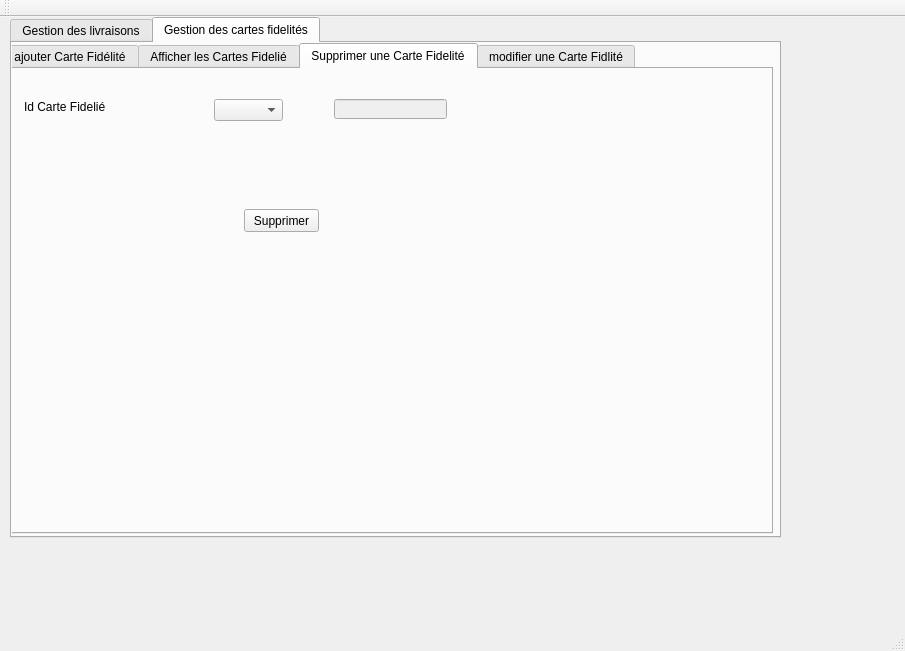
<?xml version="1.0" encoding="UTF-8"?>
<ui version="4.0">
 <class>MainWindow</class>
 <widget class="QMainWindow" name="MainWindow">
  <property name="geometry">
   <rect>
    <x>0</x>
    <y>0</y>
    <width>905</width>
    <height>651</height>
   </rect>
  </property>
  <property name="windowTitle">
   <string>EZdoc</string>
  </property>
  <property name="styleSheet">
   <string notr="true"/>
  </property>
  <widget class="QWidget" name="centralWidget">
   <widget class="QTabWidget" name="tabWidget_2">
    <property name="geometry">
     <rect>
      <x>10</x>
      <y>0</y>
      <width>771</width>
      <height>521</height>
     </rect>
    </property>
    <property name="styleSheet">
     <string notr="true"/>
    </property>
    <property name="currentIndex">
     <number>1</number>
    </property>
    <widget class="QWidget" name="tab_4">
     <attribute name="title">
      <string>Gestion des livraisons</string>
     </attribute>
     <widget class="QTabWidget" name="tabWidget">
      <property name="geometry">
       <rect>
        <x>0</x>
        <y>0</y>
        <width>761</width>
        <height>471</height>
       </rect>
      </property>
      <property name="styleSheet">
       <string notr="true"/>
      </property>
      <property name="currentIndex">
       <number>2</number>
      </property>
      <widget class="QWidget" name="tab">
       <attribute name="title">
        <string>Ajouter une livraison</string>
       </attribute>
       <widget class="QWidget" name="layoutWidget">
        <property name="geometry">
         <rect>
          <x>10</x>
          <y>50</y>
          <width>721</width>
          <height>371</height>
         </rect>
        </property>
        <layout class="QVBoxLayout" name="verticalLayout_3">
         <item>
          <layout class="QHBoxLayout" name="horizontalLayout_9">
           <item>
            <widget class="QLabel" name="label">
             <property name="text">
              <string>        ID Livraison         </string>
             </property>
            </widget>
           </item>
           <item>
            <widget class="QLineEdit" name="id_edit"/>
           </item>
          </layout>
         </item>
         <item>
          <layout class="QHBoxLayout" name="horizontalLayout_10">
           <item>
            <widget class="QLabel" name="label_5">
             <property name="text">
              <string>                                                      Livre</string>
             </property>
            </widget>
           </item>
           <item>
            <widget class="QComboBox" name="id_combobox"/>
           </item>
          </layout>
         </item>
         <item>
          <layout class="QHBoxLayout" name="horizontalLayout_11">
           <item>
            <widget class="QLabel" name="label_2">
             <property name="text">
              <string>      Nombre de livre     </string>
             </property>
            </widget>
           </item>
           <item>
            <widget class="QLineEdit" name="nombre_copie"/>
           </item>
          </layout>
         </item>
         <item>
          <layout class="QHBoxLayout" name="horizontalLayout_12">
           <item>
            <widget class="QLabel" name="label_3">
             <property name="text">
              <string>                                                date_livraison</string>
             </property>
            </widget>
           </item>
           <item alignment="Qt::AlignLeft">
            <widget class="QDateEdit" name="date_livraison_e"/>
           </item>
          </layout>
         </item>
         <item>
          <layout class="QHBoxLayout" name="horizontalLayout_13">
           <item>
            <widget class="QLabel" name="label_24">
             <property name="text">
              <string>             Etat              </string>
             </property>
            </widget>
           </item>
           <item>
            <widget class="QLineEdit" name="etat_e"/>
           </item>
          </layout>
         </item>
         <item>
          <layout class="QHBoxLayout" name="horizontalLayout_14">
           <item>
            <widget class="QLabel" name="label_25">
             <property name="text">
              <string>     Prix commande    </string>
             </property>
            </widget>
           </item>
           <item>
            <widget class="QLineEdit" name="prix"/>
           </item>
          </layout>
         </item>
         <item>
          <widget class="QPushButton" name="pb_ajouter">
           <property name="text">
            <string>Ajouter</string>
           </property>
          </widget>
         </item>
        </layout>
       </widget>
      </widget>
      <widget class="QWidget" name="tab_2">
       <attribute name="title">
        <string>Afficher les livraisons</string>
       </attribute>
       <widget class="QTableView" name="tab_livraison">
        <property name="geometry">
         <rect>
          <x>20</x>
          <y>40</y>
          <width>701</width>
          <height>391</height>
         </rect>
        </property>
       </widget>
       <widget class="QLineEdit" name="lineEdit_16">
        <property name="geometry">
         <rect>
          <x>20</x>
          <y>10</y>
          <width>113</width>
          <height>20</height>
         </rect>
        </property>
        <property name="text">
         <string/>
        </property>
       </widget>
       <widget class="QCheckBox" name="checkBox">
        <property name="geometry">
         <rect>
          <x>150</x>
          <y>10</y>
          <width>161</width>
          <height>17</height>
         </rect>
        </property>
        <property name="minimumSize">
         <size>
          <width>161</width>
          <height>17</height>
         </size>
        </property>
        <property name="autoFillBackground">
         <bool>false</bool>
        </property>
        <property name="styleSheet">
         <string notr="true">background-color: qlineargradient(spread:pad, x1:0, y1:0, x2:1, y2:0, stop:0 rgba(255, 178, 102, 255), stop:0.55 rgba(235, 148, 61, 255), stop:0.98 rgba(0, 0, 0, 255), stop:1 rgba(0, 0, 0, 0));</string>
        </property>
        <property name="text">
         <string>tri par etat</string>
        </property>
       </widget>
      </widget>
      <widget class="QWidget" name="tab_3">
       <attribute name="title">
        <string>Supprimer une livraison </string>
       </attribute>
       <widget class="QLabel" name="label_4">
        <property name="geometry">
         <rect>
          <x>20</x>
          <y>30</y>
          <width>141</width>
          <height>61</height>
         </rect>
        </property>
        <property name="font">
         <font>
          <pointsize>16</pointsize>
          <weight>75</weight>
          <bold>true</bold>
          <underline>true</underline>
         </font>
        </property>
        <property name="text">
         <string>&lt;html&gt;&lt;head/&gt;&lt;body&gt;&lt;p align=&quot;center&quot;&gt;&lt;span style=&quot; color:#0000;&quot;&gt;ID&lt;/span&gt;&lt;/p&gt;&lt;/body&gt;&lt;/html&gt;</string>
        </property>
       </widget>
       <widget class="QPushButton" name="pb_supprimer">
        <property name="geometry">
         <rect>
          <x>240</x>
          <y>150</y>
          <width>171</width>
          <height>61</height>
         </rect>
        </property>
        <property name="text">
         <string>Supprimer</string>
        </property>
       </widget>
       <widget class="QComboBox" name="comboBox_3">
        <property name="geometry">
         <rect>
          <x>180</x>
          <y>50</y>
          <width>201</width>
          <height>31</height>
         </rect>
        </property>
       </widget>
       <widget class="QLineEdit" name="sup_ref">
        <property name="enabled">
         <bool>false</bool>
        </property>
        <property name="geometry">
         <rect>
          <x>430</x>
          <y>50</y>
          <width>71</width>
          <height>20</height>
         </rect>
        </property>
       </widget>
      </widget>
      <widget class="QWidget" name="tab_9">
       <attribute name="title">
        <string>modifier une livraison</string>
       </attribute>
       <widget class="QPushButton" name="pushButton">
        <property name="geometry">
         <rect>
          <x>520</x>
          <y>320</y>
          <width>131</width>
          <height>51</height>
         </rect>
        </property>
        <property name="font">
         <font/>
        </property>
        <property name="text">
         <string> modifier</string>
        </property>
       </widget>
       <widget class="QComboBox" name="comboBox_2">
        <property name="geometry">
         <rect>
          <x>110</x>
          <y>60</y>
          <width>191</width>
          <height>31</height>
         </rect>
        </property>
       </widget>
       <widget class="QLineEdit" name="prix_2">
        <property name="geometry">
         <rect>
          <x>470</x>
          <y>450</y>
          <width>113</width>
          <height>22</height>
         </rect>
        </property>
       </widget>
       <widget class="QDateEdit" name="date_livraison_e_2">
        <property name="geometry">
         <rect>
          <x>160</x>
          <y>180</y>
          <width>110</width>
          <height>22</height>
         </rect>
        </property>
       </widget>
       <widget class="QLineEdit" name="etat_e_2">
        <property name="geometry">
         <rect>
          <x>150</x>
          <y>290</y>
          <width>113</width>
          <height>22</height>
         </rect>
        </property>
       </widget>
       <widget class="QLabel" name="label_12">
        <property name="geometry">
         <rect>
          <x>50</x>
          <y>180</y>
          <width>111</width>
          <height>16</height>
         </rect>
        </property>
        <property name="text">
         <string>date_livraison</string>
        </property>
       </widget>
       <widget class="QLineEdit" name="nombre_copie_2">
        <property name="geometry">
         <rect>
          <x>160</x>
          <y>240</y>
          <width>113</width>
          <height>20</height>
         </rect>
        </property>
       </widget>
       <widget class="QLabel" name="label_27">
        <property name="geometry">
         <rect>
          <x>40</x>
          <y>285</y>
          <width>55</width>
          <height>31</height>
         </rect>
        </property>
        <property name="text">
         <string>ETAT </string>
        </property>
       </widget>
       <widget class="QLabel" name="label_28">
        <property name="geometry">
         <rect>
          <x>20</x>
          <y>120</y>
          <width>91</width>
          <height>20</height>
         </rect>
        </property>
        <property name="text">
         <string>LIVRE</string>
        </property>
       </widget>
       <widget class="QLabel" name="label_29">
        <property name="geometry">
         <rect>
          <x>50</x>
          <y>240</y>
          <width>91</width>
          <height>16</height>
         </rect>
        </property>
        <property name="text">
         <string>NOMBRE_COPIE</string>
        </property>
       </widget>
       <widget class="QComboBox" name="id_combobox_2">
        <property name="geometry">
         <rect>
          <x>120</x>
          <y>120</y>
          <width>69</width>
          <height>22</height>
         </rect>
        </property>
       </widget>
       <widget class="QLabel" name="label_30">
        <property name="geometry">
         <rect>
          <x>360</x>
          <y>450</y>
          <width>55</width>
          <height>16</height>
         </rect>
        </property>
        <property name="text">
         <string>prix :</string>
        </property>
       </widget>
       <widget class="QLabel" name="label_11">
        <property name="geometry">
         <rect>
          <x>20</x>
          <y>60</y>
          <width>81</width>
          <height>20</height>
         </rect>
        </property>
        <property name="text">
         <string>ID Livraison</string>
        </property>
       </widget>
       <widget class="QTabWidget" name="tabWidget_4">
        <property name="geometry">
         <rect>
          <x>-10</x>
          <y>-40</y>
          <width>761</width>
          <height>471</height>
         </rect>
        </property>
        <property name="styleSheet">
         <string notr="true"/>
        </property>
        <property name="currentIndex">
         <number>3</number>
        </property>
        <widget class="QWidget" name="tab_11">
         <attribute name="title">
          <string>Ajouter une livraison</string>
         </attribute>
         <widget class="QLabel" name="label_13">
          <property name="geometry">
           <rect>
            <x>20</x>
            <y>50</y>
            <width>81</width>
            <height>20</height>
           </rect>
          </property>
          <property name="text">
           <string>ID Livraison</string>
          </property>
         </widget>
         <widget class="QLabel" name="label_14">
          <property name="geometry">
           <rect>
            <x>10</x>
            <y>180</y>
            <width>91</width>
            <height>16</height>
           </rect>
          </property>
          <property name="text">
           <string>Nombre de livre</string>
          </property>
         </widget>
         <widget class="QLabel" name="label_17">
          <property name="geometry">
           <rect>
            <x>10</x>
            <y>240</y>
            <width>111</width>
            <height>16</height>
           </rect>
          </property>
          <property name="text">
           <string>date_livraison</string>
          </property>
         </widget>
         <widget class="QLineEdit" name="id_edit_2">
          <property name="geometry">
           <rect>
            <x>120</x>
            <y>50</y>
            <width>113</width>
            <height>20</height>
           </rect>
          </property>
         </widget>
         <widget class="QLineEdit" name="nombre_copie_3">
          <property name="geometry">
           <rect>
            <x>120</x>
            <y>180</y>
            <width>113</width>
            <height>20</height>
           </rect>
          </property>
         </widget>
         <widget class="QPushButton" name="pb_ajouter_3">
          <property name="geometry">
           <rect>
            <x>500</x>
            <y>320</y>
            <width>75</width>
            <height>23</height>
           </rect>
          </property>
          <property name="text">
           <string>Ajouter</string>
          </property>
         </widget>
         <widget class="QLabel" name="label_26">
          <property name="geometry">
           <rect>
            <x>20</x>
            <y>110</y>
            <width>81</width>
            <height>20</height>
           </rect>
          </property>
          <property name="text">
           <string>Livre</string>
          </property>
         </widget>
         <widget class="QComboBox" name="id_combobox_3">
          <property name="geometry">
           <rect>
            <x>120</x>
            <y>110</y>
            <width>111</width>
            <height>22</height>
           </rect>
          </property>
         </widget>
         <widget class="QDateEdit" name="date_livraison_e_3">
          <property name="geometry">
           <rect>
            <x>130</x>
            <y>240</y>
            <width>110</width>
            <height>22</height>
           </rect>
          </property>
         </widget>
         <widget class="QLineEdit" name="etat_e_3">
          <property name="geometry">
           <rect>
            <x>130</x>
            <y>310</y>
            <width>113</width>
            <height>22</height>
           </rect>
          </property>
         </widget>
         <widget class="QLabel" name="label_31">
          <property name="geometry">
           <rect>
            <x>30</x>
            <y>300</y>
            <width>55</width>
            <height>31</height>
           </rect>
          </property>
          <property name="text">
           <string>Etat </string>
          </property>
         </widget>
         <widget class="QLineEdit" name="prix_3">
          <property name="geometry">
           <rect>
            <x>130</x>
            <y>360</y>
            <width>113</width>
            <height>22</height>
           </rect>
          </property>
         </widget>
         <widget class="QLabel" name="label_32">
          <property name="geometry">
           <rect>
            <x>20</x>
            <y>360</y>
            <width>101</width>
            <height>16</height>
           </rect>
          </property>
          <property name="text">
           <string>Prix commande</string>
          </property>
         </widget>
        </widget>
        <widget class="QWidget" name="tab_12">
         <attribute name="title">
          <string>Afficher les livraisons</string>
         </attribute>
         <widget class="QTableView" name="tab_livraison_2">
          <property name="geometry">
           <rect>
            <x>20</x>
            <y>40</y>
            <width>701</width>
            <height>391</height>
           </rect>
          </property>
         </widget>
         <widget class="QLineEdit" name="lineEdit_21">
          <property name="geometry">
           <rect>
            <x>20</x>
            <y>10</y>
            <width>113</width>
            <height>20</height>
           </rect>
          </property>
          <property name="text">
           <string/>
          </property>
         </widget>
         <widget class="QCheckBox" name="checkBox_2">
          <property name="geometry">
           <rect>
            <x>150</x>
            <y>10</y>
            <width>161</width>
            <height>17</height>
           </rect>
          </property>
          <property name="minimumSize">
           <size>
            <width>161</width>
            <height>17</height>
           </size>
          </property>
          <property name="autoFillBackground">
           <bool>false</bool>
          </property>
          <property name="styleSheet">
           <string notr="true">background-color: qlineargradient(spread:pad, x1:0, y1:0, x2:1, y2:0, stop:0 rgba(255, 178, 102, 255), stop:0.55 rgba(235, 148, 61, 255), stop:0.98 rgba(0, 0, 0, 255), stop:1 rgba(0, 0, 0, 0));</string>
          </property>
          <property name="text">
           <string>tri par etat</string>
          </property>
         </widget>
        </widget>
        <widget class="QWidget" name="tab_13">
         <attribute name="title">
          <string>Supprimer une livraison </string>
         </attribute>
         <widget class="QLabel" name="label_33">
          <property name="geometry">
           <rect>
            <x>20</x>
            <y>30</y>
            <width>141</width>
            <height>61</height>
           </rect>
          </property>
          <property name="font">
           <font>
            <pointsize>16</pointsize>
            <weight>75</weight>
            <bold>true</bold>
            <underline>true</underline>
           </font>
          </property>
          <property name="text">
           <string>&lt;html&gt;&lt;head/&gt;&lt;body&gt;&lt;p align=&quot;center&quot;&gt;&lt;span style=&quot; color:#0000;&quot;&gt;ID&lt;/span&gt;&lt;/p&gt;&lt;/body&gt;&lt;/html&gt;</string>
          </property>
         </widget>
         <widget class="QPushButton" name="pb_supprimer_3">
          <property name="geometry">
           <rect>
            <x>240</x>
            <y>150</y>
            <width>171</width>
            <height>61</height>
           </rect>
          </property>
          <property name="text">
           <string>Supprimer</string>
          </property>
         </widget>
         <widget class="QComboBox" name="comboBox_5">
          <property name="geometry">
           <rect>
            <x>180</x>
            <y>50</y>
            <width>201</width>
            <height>31</height>
           </rect>
          </property>
         </widget>
         <widget class="QLineEdit" name="sup_ref_2">
          <property name="enabled">
           <bool>false</bool>
          </property>
          <property name="geometry">
           <rect>
            <x>430</x>
            <y>50</y>
            <width>71</width>
            <height>20</height>
           </rect>
          </property>
         </widget>
        </widget>
        <widget class="QWidget" name="tab_14">
         <attribute name="title">
          <string>modifier une livraison</string>
         </attribute>
         <widget class="QPushButton" name="pushButton_3">
          <property name="geometry">
           <rect>
            <x>520</x>
            <y>320</y>
            <width>131</width>
            <height>51</height>
           </rect>
          </property>
          <property name="font">
           <font/>
          </property>
          <property name="text">
           <string> modifier</string>
          </property>
         </widget>
         <widget class="QComboBox" name="comboBox_6">
          <property name="geometry">
           <rect>
            <x>110</x>
            <y>60</y>
            <width>161</width>
            <height>31</height>
           </rect>
          </property>
         </widget>
         <widget class="QLineEdit" name="prix_4">
          <property name="geometry">
           <rect>
            <x>470</x>
            <y>450</y>
            <width>113</width>
            <height>22</height>
           </rect>
          </property>
         </widget>
         <widget class="QDateEdit" name="date_livraison_e_4">
          <property name="geometry">
           <rect>
            <x>160</x>
            <y>240</y>
            <width>110</width>
            <height>22</height>
           </rect>
          </property>
         </widget>
         <widget class="QLineEdit" name="etat_e_4">
          <property name="geometry">
           <rect>
            <x>150</x>
            <y>290</y>
            <width>113</width>
            <height>22</height>
           </rect>
          </property>
         </widget>
         <widget class="QLabel" name="label_34">
          <property name="geometry">
           <rect>
            <x>30</x>
            <y>240</y>
            <width>111</width>
            <height>16</height>
           </rect>
          </property>
          <property name="text">
           <string>date livraison</string>
          </property>
         </widget>
         <widget class="QLineEdit" name="nombre_copie_4">
          <property name="geometry">
           <rect>
            <x>150</x>
            <y>190</y>
            <width>113</width>
            <height>20</height>
           </rect>
          </property>
         </widget>
         <widget class="QLabel" name="label_35">
          <property name="geometry">
           <rect>
            <x>40</x>
            <y>285</y>
            <width>55</width>
            <height>31</height>
           </rect>
          </property>
          <property name="text">
           <string>Etat </string>
          </property>
         </widget>
         <widget class="QLabel" name="label_36">
          <property name="geometry">
           <rect>
            <x>30</x>
            <y>130</y>
            <width>91</width>
            <height>20</height>
           </rect>
          </property>
          <property name="text">
           <string>Livre</string>
          </property>
         </widget>
         <widget class="QLabel" name="label_37">
          <property name="geometry">
           <rect>
            <x>30</x>
            <y>190</y>
            <width>91</width>
            <height>16</height>
           </rect>
          </property>
          <property name="text">
           <string>Nombre de copie</string>
          </property>
         </widget>
         <widget class="QComboBox" name="id_combobox_4">
          <property name="geometry">
           <rect>
            <x>130</x>
            <y>130</y>
            <width>111</width>
            <height>22</height>
           </rect>
          </property>
         </widget>
         <widget class="QLabel" name="label_38">
          <property name="geometry">
           <rect>
            <x>360</x>
            <y>450</y>
            <width>55</width>
            <height>16</height>
           </rect>
          </property>
          <property name="text">
           <string>prix :</string>
          </property>
         </widget>
         <widget class="QLabel" name="label_39">
          <property name="geometry">
           <rect>
            <x>20</x>
            <y>60</y>
            <width>81</width>
            <height>20</height>
           </rect>
          </property>
          <property name="text">
           <string>ID Livraison</string>
          </property>
         </widget>
        </widget>
       </widget>
      </widget>
     </widget>
    </widget>
    <widget class="QWidget" name="tab_5">
     <attribute name="title">
      <string>Gestion des cartes fidelités</string>
     </attribute>
     <widget class="QTabWidget" name="tabWidget_3">
      <property name="geometry">
       <rect>
        <x>-10</x>
        <y>0</y>
        <width>771</width>
        <height>491</height>
       </rect>
      </property>
      <property name="styleSheet">
       <string notr="true"/>
      </property>
      <property name="currentIndex">
       <number>2</number>
      </property>
      <widget class="QWidget" name="tab_6">
       <attribute name="title">
        <string>ajouter Carte Fidélité</string>
       </attribute>
       <widget class="QWidget" name="layoutWidget">
        <property name="geometry">
         <rect>
          <x>10</x>
          <y>30</y>
          <width>741</width>
          <height>421</height>
         </rect>
        </property>
        <layout class="QVBoxLayout" name="verticalLayout">
         <item>
          <layout class="QHBoxLayout" name="horizontalLayout">
           <item>
            <widget class="QLabel" name="label_6">
             <property name="text">
              <string>     ID Carte Fidelité     </string>
             </property>
            </widget>
           </item>
           <item>
            <widget class="QLineEdit" name="lineEdit_4"/>
           </item>
          </layout>
         </item>
         <item>
          <layout class="QHBoxLayout" name="horizontalLayout_2">
           <item>
            <widget class="QLabel" name="label_7">
             <property name="text">
              <string>      Nombre points      </string>
             </property>
            </widget>
           </item>
           <item>
            <widget class="QLineEdit" name="lineEdit_5"/>
           </item>
          </layout>
         </item>
         <item>
          <layout class="QHBoxLayout" name="horizontalLayout_3">
           <item>
            <widget class="QLabel" name="label_8">
             <property name="text">
              <string> Pourcentage Reduction</string>
             </property>
            </widget>
           </item>
           <item>
            <widget class="QLineEdit" name="lineEdit_6"/>
           </item>
          </layout>
         </item>
         <item>
          <layout class="QHBoxLayout" name="horizontalLayout_4">
           <item>
            <widget class="QLabel" name="label_19">
             <property name="text">
              <string>          Historique          </string>
             </property>
            </widget>
           </item>
           <item>
            <widget class="QLineEdit" name="lineEdit_7"/>
           </item>
          </layout>
         </item>
         <item>
          <widget class="QPushButton" name="pb_ajouter_2">
           <property name="text">
            <string>Ajouter</string>
           </property>
          </widget>
         </item>
        </layout>
       </widget>
      </widget>
      <widget class="QWidget" name="tab_7">
       <attribute name="title">
        <string>Afficher les Cartes Fidelié</string>
       </attribute>
       <widget class="QTableView" name="tabcarte">
        <property name="geometry">
         <rect>
          <x>10</x>
          <y>50</y>
          <width>761</width>
          <height>401</height>
         </rect>
        </property>
       </widget>
       <widget class="QLineEdit" name="lineEdit_20">
        <property name="geometry">
         <rect>
          <x>30</x>
          <y>20</y>
          <width>113</width>
          <height>20</height>
         </rect>
        </property>
       </widget>
      </widget>
      <widget class="QWidget" name="tab_8">
       <attribute name="title">
        <string>Supprimer une Carte Fidelité</string>
       </attribute>
       <widget class="QLabel" name="label_10">
        <property name="geometry">
         <rect>
          <x>20</x>
          <y>30</y>
          <width>91</width>
          <height>16</height>
         </rect>
        </property>
        <property name="text">
         <string>Id Carte Fidelié</string>
        </property>
       </widget>
       <widget class="QPushButton" name="pb_supprimer_2">
        <property name="geometry">
         <rect>
          <x>240</x>
          <y>140</y>
          <width>75</width>
          <height>23</height>
         </rect>
        </property>
        <property name="text">
         <string>Supprimer</string>
        </property>
       </widget>
       <widget class="QComboBox" name="comboBox_4">
        <property name="geometry">
         <rect>
          <x>210</x>
          <y>30</y>
          <width>69</width>
          <height>22</height>
         </rect>
        </property>
       </widget>
       <widget class="QLineEdit" name="lineEdit_12">
        <property name="enabled">
         <bool>false</bool>
        </property>
        <property name="geometry">
         <rect>
          <x>330</x>
          <y>30</y>
          <width>113</width>
          <height>20</height>
         </rect>
        </property>
       </widget>
      </widget>
      <widget class="QWidget" name="tab_10">
       <attribute name="title">
        <string>modifier une Carte Fidlité</string>
       </attribute>
       <layout class="QVBoxLayout" name="verticalLayout_2">
        <item>
         <layout class="QHBoxLayout" name="horizontalLayout_5">
          <item>
           <widget class="QLabel" name="label_9">
            <property name="text">
             <string>                                         Id Carte Fidelite</string>
            </property>
           </widget>
          </item>
          <item alignment="Qt::AlignLeft">
           <widget class="QComboBox" name="comboBox">
            <property name="maximumSize">
             <size>
              <width>355</width>
              <height>16777215</height>
             </size>
            </property>
           </widget>
          </item>
         </layout>
        </item>
        <item>
         <layout class="QHBoxLayout" name="horizontalLayout_6">
          <item>
           <widget class="QLabel" name="label_16">
            <property name="text">
             <string>       Nombre points        </string>
            </property>
           </widget>
          </item>
          <item>
           <widget class="QLineEdit" name="lineEdit"/>
          </item>
         </layout>
        </item>
        <item>
         <layout class="QHBoxLayout" name="horizontalLayout_8">
          <item>
           <widget class="QLabel" name="label_41">
            <property name="text">
             <string>  Pourcentage Reduction  </string>
            </property>
           </widget>
          </item>
          <item>
           <widget class="QLineEdit" name="lineEdit_2"/>
          </item>
         </layout>
        </item>
        <item>
         <layout class="QHBoxLayout" name="horizontalLayout_7">
          <item>
           <widget class="QLabel" name="label_40">
            <property name="text">
             <string>            Historique          </string>
            </property>
           </widget>
          </item>
          <item>
           <widget class="QTextEdit" name="textEdit"/>
          </item>
         </layout>
        </item>
        <item>
         <widget class="QPushButton" name="pushButton_2">
          <property name="text">
           <string>modifier</string>
          </property>
         </widget>
        </item>
       </layout>
      </widget>
     </widget>
    </widget>
   </widget>
   <widget class="QLabel" name="label_photo">
    <property name="geometry">
     <rect>
      <x>0</x>
      <y>0</y>
      <width>6</width>
      <height>16</height>
     </rect>
    </property>
    <property name="text">
     <string/>
    </property>
   </widget>
   <zorder>label_photo</zorder>
   <zorder>tabWidget_2</zorder>
  </widget>
  <widget class="QMenuBar" name="menuBar">
   <property name="geometry">
    <rect>
     <x>0</x>
     <y>0</y>
     <width>905</width>
     <height>26</height>
    </rect>
   </property>
  </widget>
  <widget class="QToolBar" name="mainToolBar">
   <attribute name="toolBarArea">
    <enum>TopToolBarArea</enum>
   </attribute>
   <attribute name="toolBarBreak">
    <bool>false</bool>
   </attribute>
  </widget>
  <widget class="QStatusBar" name="statusBar"/>
 </widget>
 <layoutdefault spacing="6" margin="11"/>
 <resources/>
 <connections/>
</ui>
